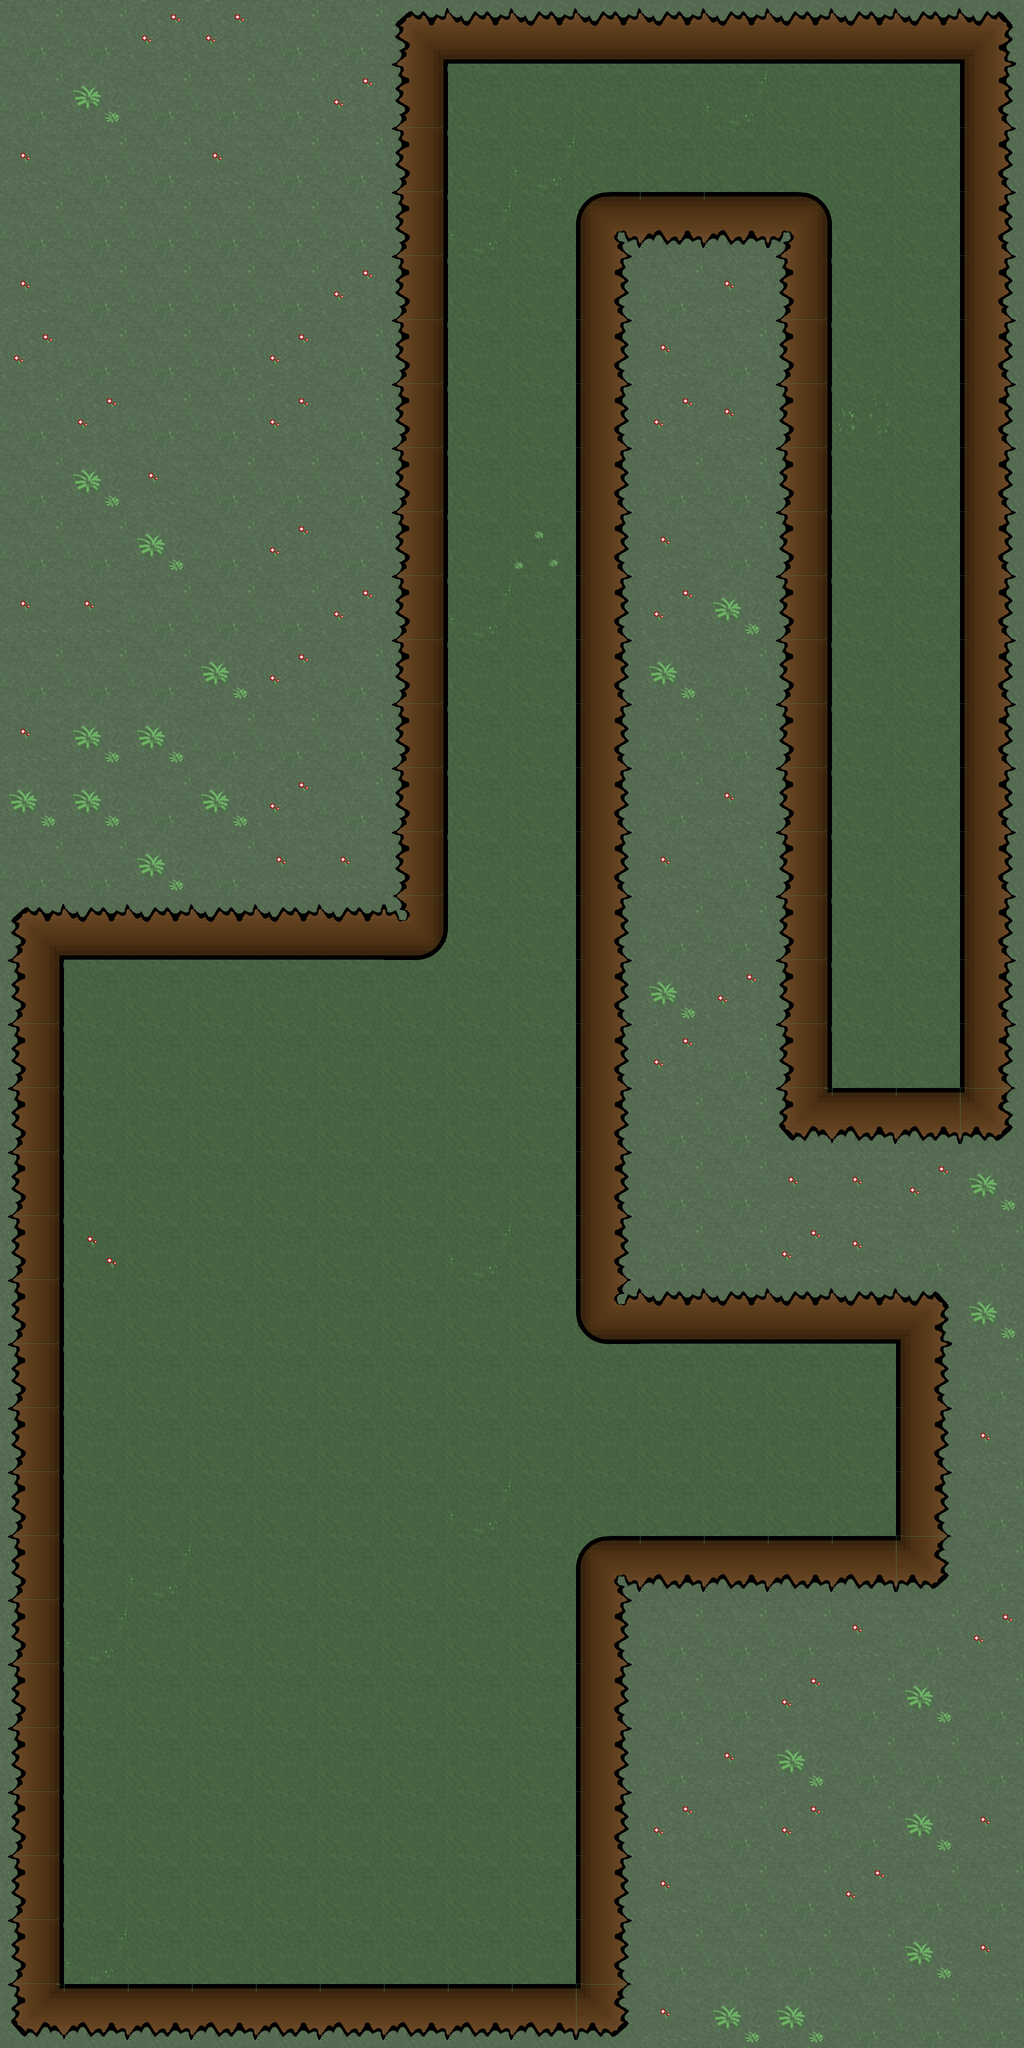

A 2D game scene composited from a Tiled map and its tileset images. What follows is a short description and the map's XML, with every tile layer's data as written:
An orthogonal 16x32 tile map with 128x128 px tiles, 1 tile layer (Capa de Patrones 1) and 3 objects (3x enemigo).

<map version="1.0" orientation="orthogonal" renderorder="right-down" width="16" height="32" tilewidth="128" tileheight="128" nextobjectid="68">
 <tileset firstgid="1" name="Tileset1" tilewidth="128" tileheight="128" tilecount="36" columns="4">
  <image source="../../Mapa/Tilesets/Tileset_zon1.png" width="512" height="1152" />
  <tile id="0" probability="0.5" />
  <tile id="1" probability="0.1" />
  <tile id="2" probability="0.1" />
  <tile id="3" probability="0.1" />
  <tile id="4" probability="0.6" />
  <tile id="5" probability="0.1" />
  <tile id="6" probability="0.025" />
  <tile id="7" probability="0.025" />
  <tile id="8" probability="0.025" />
  <tile id="9" probability="0.001" />
  <tile id="10" probability="0.002" />
  <tile id="11" probability="0.002" />
 </tileset>
 <layer name="Capa de Patrones 1" width="16" height="32">
  <data encoding="csv">
1,1,3,3,1,1,17,14,14,14,14,14,14,14,14,18,
1,4,1,1,1,3,13,5,5,5,5,6,5,5,5,15,
2,1,1,2,1,1,13,5,6,5,5,5,5,5,5,15,
1,1,1,1,1,1,13,6,5,21,16,16,22,5,5,15,
2,1,1,1,1,3,13,5,5,15,1,2,13,5,5,15,
3,1,1,1,3,1,13,5,5,15,2,1,13,5,5,15,
1,3,1,1,3,1,13,5,5,15,3,2,13,9,5,15,
1,4,2,1,1,1,13,5,5,15,1,1,13,5,5,15,
1,1,4,1,3,1,13,5,8,15,2,1,13,5,5,15,
2,2,1,1,1,3,13,6,5,15,3,4,13,5,5,15,
1,1,1,4,3,1,13,5,5,15,4,1,13,5,5,15,
2,4,4,1,1,1,13,5,5,15,1,1,13,5,5,15,
4,4,1,4,3,1,13,5,5,15,1,2,13,5,5,15,
1,1,4,1,2,2,13,5,5,15,2,1,13,5,5,15,
17,14,14,14,14,14,23,5,5,15,1,1,13,5,5,15,
13,5,5,5,5,5,5,5,5,15,4,3,13,5,5,15,
13,5,5,5,5,5,5,5,5,15,3,1,13,5,5,15,
13,5,5,5,5,5,5,5,5,15,1,1,20,16,16,19,
13,5,5,5,5,5,5,5,5,15,1,1,2,2,3,4,
13,7,5,5,5,5,5,6,5,15,1,1,3,2,1,1,
13,5,5,5,5,5,5,5,5,24,14,14,14,14,18,4,
13,5,5,5,5,5,5,5,5,5,5,5,5,5,15,1,
13,5,5,5,5,5,5,5,5,5,5,5,5,5,15,2,
13,5,5,5,5,5,5,6,5,5,5,5,5,5,15,1,
13,5,6,5,5,5,5,5,5,21,16,16,16,16,19,1,
13,6,5,5,5,5,5,5,5,15,1,1,1,2,1,3,
13,5,5,5,5,5,5,5,5,15,1,1,3,1,4,1,
13,5,5,5,5,5,5,5,5,15,1,2,4,1,1,1,
13,5,5,5,5,5,5,5,5,15,3,1,3,1,4,2,
13,5,5,5,5,5,5,5,5,15,2,1,1,3,1,1,
13,6,5,5,5,5,5,5,5,15,1,1,1,1,4,2,
20,16,16,16,16,16,16,16,16,19,2,4,4,1,1,1
</data>
 </layer>
 <objectgroup name="Enemigos">
  <object id="65" name="Sierra" type="enemigo" x="130.303" y="3206.06" width="118.182" height="118.182" />
  <object id="66" name="Tornillero" type="enemigo" x="1528" y="2760" width="240" height="240" />
  <object id="67" name="Helice" type="enemigo" x="960" y="1344" width="144" height="136" />
 </objectgroup>
</map>
